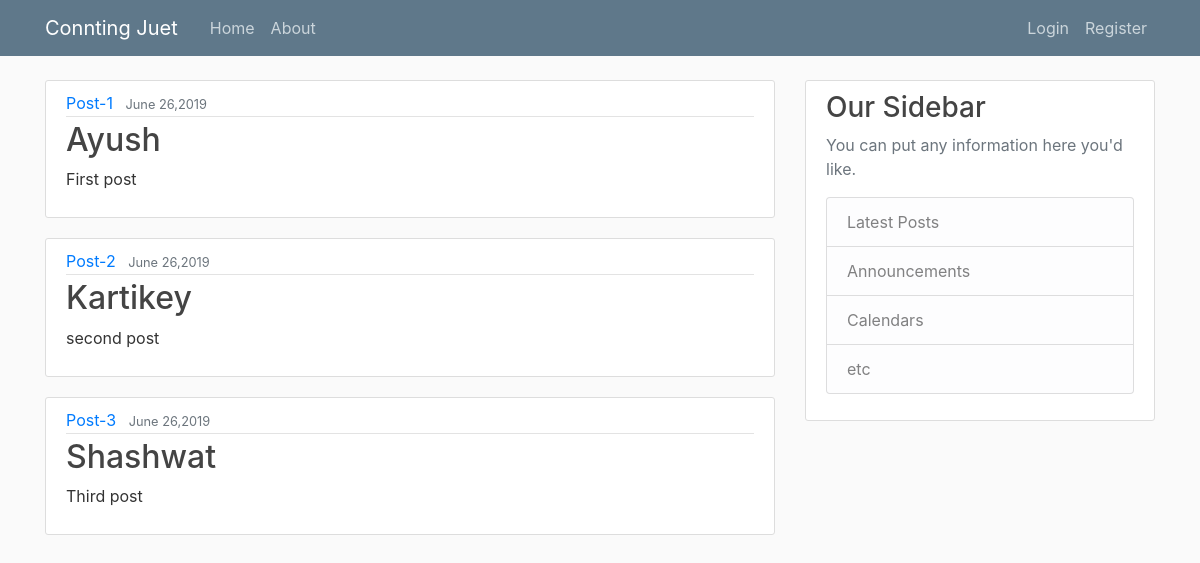
/cjuet/home/, run on the app's committed database.
### main/models.py (models this page shows, shortened)
class juetpost(models.Model):
	author = models.ForeignKey(User,on_delete=models.CASCADE)
	title = models.CharField(max_length=100)
	date_posted = models.DateTimeField(default=timezone.now)
	content = models.TextField()

### main/views.py (the view)
# urls.py: path('home/', views.home,name='home'),
def home(request):
	context = {
	   'juetposts': juetpost.objects.all()
	}
	return render(request , 'main/home.html', context)

### main/templates/main/home.html
{% extends "main/base.html" %}
{% block content %}
	{% for juetpost in juetposts%}
	    <article class="media content-section">
   		<div class="media-body">
    	<div class="article-metadata">
    	<a class="mr-2" href="#">{{ juetpost.title }} </a>
      	<small class="text-muted">{{ juetpost.date_posted|date:"F d,Y" }}</small>
    	</div>
    	<h2><a class="article-title" href="#">{{ juetpost.author }}</a></h2>
    	<p class="article-content">{{ juetpost.content }}</p>
  		</div>
		</article>
	{% endfor %}
{% endblock content %}

### main/templates/main/base.html (shortened to what this page needs)
{% load static %}
<!DOCTYPE html>
<html>
<head>
    <link rel="stylesheet" href="https://maxcdn.bootstrapcdn.com/bootstrap/4.0.0/css/bootstrap.min.css">
        <link rel="stylesheet" type="text/css" href="{% static 'main/main.css' %}">
</head>
<body>
		  <header class="site-header">
  		<nav class="navbar navbar-expand-md navbar-dark bg-steel fixed-top">
    	<div class="container">
      	<a class="navbar-brand mr-4" href="/">Connting Juet</a>
      	<div class="collapse navbar-collapse" id="navbarToggle">
        	<div class="navbar-nav mr-auto">
          	<a class="nav-item nav-link" href="/cjuet/home">Home</a>
          	<a class="nav-item nav-link" href="/cjuet/about">About</a>
        </div>
        	<div class="navbar-nav">
          	<a class="nav-item nav-link" href="#">Login</a>
          	<a class="nav-item nav-link" href="/register">Register</a>
        	</div>
      	</div>
    	</div>
  		</nav>
	</header>
	  <main role="main" class="container">
  <div class="row">
    <div class="col-md-8">
      {% block content %}{% endblock content %}
    </div>
      <div class="col-md-4">
      <div class="content-section">
        <h3>Our Sidebar</h3>
        <p class='text-muted'>You can put any information here you'd like.
          <ul class="list-group">
            <li class="list-group-item list-group-item-light">Latest Posts</li>
            <li class="list-group-item list-group-item-light">Announcements</li>
            <li class="list-group-item list-group-item-light">Calendars</li>
            <li class="list-group-item list-group-item-light">etc</li>
          </ul>
        </p>
      	</div>
    	</div>
  	</div>
	</main>
</body>
</html>

### main/static/main/main.css (style rules this page uses)
body { background: #fafafa; color: #333333; margin-top: 5rem; }
h1, h2, h3, h4, h5, h6 { color: #444444; }
ul { margin: 0; }
.bg-steel { background-color: #5f788a; }
.site-header .navbar-nav .nav-link { color: #cbd5db; }
.content-section { background: #ffffff; padding: 10px 20px; border: 1px solid #dddddd; border-radius: 3px; margin-bottom: 20px; }
.article-title { color: #444444; }
.article-content { white-space: pre-line; }
.article-metadata { padding-bottom: 1px; margin-bottom: 4px; border-bottom: 1px solid #e3e3e3 }

### data on the page
juetpost: title "Post-1", date_posted "June 26,2019", author "Ayush", content "First post"
juetpost: title "Post-2", date_posted "June 26,2019", author "Kartikey", content "second post"
juetpost: title "Post-3", date_posted "June 26,2019", author "Shashwat", content "Third post"
